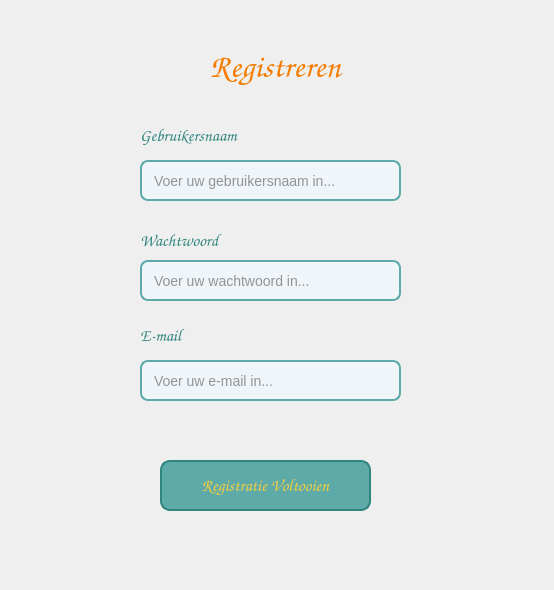
<?xml version="1.0" encoding="UTF-8"?>
<ui version="4.0">
 <class>Registreren</class>
 <widget class="QWidget" name="Registreren">
  <property name="geometry">
   <rect>
    <x>0</x>
    <y>0</y>
    <width>554</width>
    <height>590</height>
   </rect>
  </property>
  <property name="windowTitle">
   <string>Registreren</string>
  </property>
  <property name="styleSheet">
   <string notr="true">QWidget {
    background-image: url(&quot;C:/Users/harri/Desktop/Nederlands app/images/arkaplan_resmi.webp&quot;);
    background-repeat: no-repeat;
    background-position: center;
    background-size: cover;
}
/* Başlık Frame'i */
QFrame#headerFrame {
    background: transparent; /* Şeffaf bırak */
    border: none;
}

QLabel {
	background: transparent; 
    font-size: 18px;
    font-weight: bold;
    color: #31857F;
}

/* Kullanıcı Girişi Frame'i */
QFrame#inputFrame {
    background: transparent; 
    border-radius: 15px;
}

QLineEdit {
    background-color: #f0f5f9;
    border: 2px solid #5EAAA8;
    border-radius: 8px;
    padding: 6px 10px;
    font-size: 14px;
    color: #333;
}

/* Butonların Bulunduğu Frame */
QFrame#buttonFrame {
    background: transparent;
}
QPushButton {
    background-color: #5EAAA8; /* Normal buton rengi */
    color: #F4D03F; /* Sarımsı yazı rengi */
    border-radius: 10px;
    padding: 8px 15px;
	font-family: &quot;Comic Sans MS&quot;;
    font-size: 17px;
    border: 2px solid #31857F;
}

/* Mouse ile üzerine gelince */
QPushButton:hover {
    background-color: #76C7C0; /* Daha açık yeşil */
    border: 2px solid #5EAAA8;
}

/* Tıklayınca */
QPushButton:pressed {
    background-color: #EAF4F4; /* Açık renk */
    border: 2px solid #5EAAA8;
}

/* Butonun şeffaf olmasını önlemek için */
QPushButton:!disabled {
    background: #5EAAA8; 
}
</string>
  </property>
  <widget class="QFrame" name="frame_2">
   <property name="geometry">
    <rect>
     <x>110</x>
     <y>100</y>
     <width>331</width>
     <height>451</height>
    </rect>
   </property>
   <property name="styleSheet">
    <string notr="true">QFrame {
    background: transparent; /* Şeffaf bırak */
    border: none;
}</string>
   </property>
   <property name="frameShape">
    <enum>QFrame::StyledPanel</enum>
   </property>
   <property name="frameShadow">
    <enum>QFrame::Raised</enum>
   </property>
   <widget class="QLineEdit" name="lineEdit_gebruikersnaam">
    <property name="geometry">
     <rect>
      <x>30</x>
      <y>60</y>
      <width>261</width>
      <height>41</height>
     </rect>
    </property>
    <property name="placeholderText">
     <string>Voer uw gebruikersnaam in...</string>
    </property>
   </widget>
   <widget class="QLineEdit" name="lineEdit_wachtwoord">
    <property name="geometry">
     <rect>
      <x>30</x>
      <y>160</y>
      <width>261</width>
      <height>41</height>
     </rect>
    </property>
    <property name="placeholderText">
     <string>Voer uw wachtwoord in...</string>
    </property>
   </widget>
   <widget class="QLineEdit" name="lineEdit_email">
    <property name="geometry">
     <rect>
      <x>30</x>
      <y>260</y>
      <width>261</width>
      <height>41</height>
     </rect>
    </property>
    <property name="placeholderText">
     <string>Voer uw e-mail in...</string>
    </property>
   </widget>
   <widget class="QLabel" name="label_2">
    <property name="geometry">
     <rect>
      <x>30</x>
      <y>20</y>
      <width>181</width>
      <height>31</height>
     </rect>
    </property>
    <property name="font">
     <font>
      <family>Comic Sans MS</family>
      <pointsize>13</pointsize>
      <weight>75</weight>
      <bold>true</bold>
     </font>
    </property>
    <property name="styleSheet">
     <string notr="true">QLabel {
    font-family: &quot;Comic Sans MS&quot;; /* Daha eğlenceli ve oyunumsu bir font */
    font-size: 13pt; /* Boyutu biraz daha artırdık, daha dikkat çekici olsun */
    font-weight: bold; /* Kalın yazı (eğlenceli duruşu koruyor) */
}</string>
    </property>
    <property name="text">
     <string>Gebruikersnaam</string>
    </property>
   </widget>
   <widget class="QLabel" name="label_3">
    <property name="geometry">
     <rect>
      <x>30</x>
      <y>120</y>
      <width>131</width>
      <height>41</height>
     </rect>
    </property>
    <property name="font">
     <font>
      <family>Comic Sans MS</family>
      <pointsize>13</pointsize>
      <weight>75</weight>
      <bold>true</bold>
     </font>
    </property>
    <property name="styleSheet">
     <string notr="true">QLabel {
    font-family: &quot;Comic Sans MS&quot;; /* Daha eğlenceli ve oyunumsu bir font */
    font-size: 13pt; /* Boyutu biraz daha artırdık, daha dikkat çekici olsun */
    font-weight: bold; /* Kalın yazı (eğlenceli duruşu koruyor) */
}</string>
    </property>
    <property name="text">
     <string>Wachtwoord</string>
    </property>
   </widget>
   <widget class="QLabel" name="label_4">
    <property name="geometry">
     <rect>
      <x>30</x>
      <y>220</y>
      <width>81</width>
      <height>31</height>
     </rect>
    </property>
    <property name="font">
     <font>
      <family>Comic Sans MS</family>
      <pointsize>13</pointsize>
      <weight>75</weight>
      <bold>true</bold>
     </font>
    </property>
    <property name="styleSheet">
     <string notr="true">QLabel {
    font-family: &quot;Comic Sans MS&quot;; /* Daha eğlenceli ve oyunumsu bir font */
    font-size: 13pt; /* Boyutu biraz daha artırdık, daha dikkat çekici olsun */
    font-weight: bold; /* Kalın yazı (eğlenceli duruşu koruyor) */
}</string>
    </property>
    <property name="text">
     <string>E-mail</string>
    </property>
   </widget>
   <widget class="QPushButton" name="pushButton_registratieVoltooien">
    <property name="geometry">
     <rect>
      <x>50</x>
      <y>360</y>
      <width>211</width>
      <height>51</height>
     </rect>
    </property>
    <property name="font">
     <font>
      <family>Comic Sans MS</family>
      <pointsize>-1</pointsize>
     </font>
    </property>
    <property name="text">
     <string>Registratie Voltooien</string>
    </property>
   </widget>
  </widget>
  <widget class="QLabel" name="label">
   <property name="geometry">
    <rect>
     <x>90</x>
     <y>30</y>
     <width>371</width>
     <height>71</height>
    </rect>
   </property>
   <property name="font">
    <font>
     <family>Comic Sans MS</family>
     <pointsize>25</pointsize>
     <weight>75</weight>
     <bold>true</bold>
    </font>
   </property>
   <property name="styleSheet">
    <string notr="true">QLabel {
    font-family: &quot;Comic Sans MS&quot;; /* Daha eğlenceli ve oyunumsu bir font */
    font-size: 25pt; /* Boyutu biraz daha artırdık, daha dikkat çekici olsun */
    font-weight: bold; /* Kalın yazı (eğlenceli duruşu koruyor) */
    color: #F57C00; /* Daha koyu turuncu ton (orijinal #FF9800’dan daha derin) */
}</string>
   </property>
   <property name="text">
    <string>Registreren</string>
   </property>
   <property name="alignment">
    <set>Qt::AlignCenter</set>
   </property>
  </widget>
 </widget>
 <resources/>
 <connections/>
</ui>
